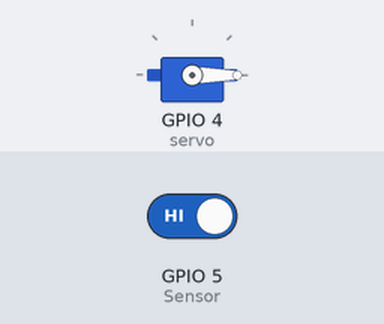
A sketch run on a simulated ESP32. On the bench: servo. The inputs (shaded band) are chosen by the test bench; at power-on: GPIO 5 (Sensor) HIGH. What the sketch prints to the serial monitor is not drawn.

Above: at 1.2 s.
1.3 s: GPIO 5 (Sensor) driven LOW
At 2.5 s:
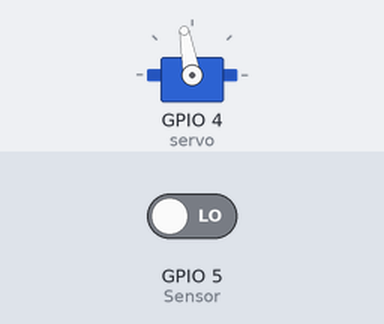
2.8 s: GPIO 5 (Sensor) driven HIGH
At 3.7 s:
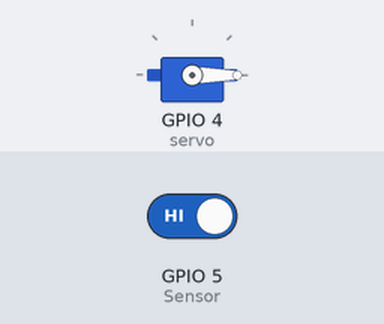
Timing chart, 0 to 5.8 s (numbered marks = the images above; inputs shaded):
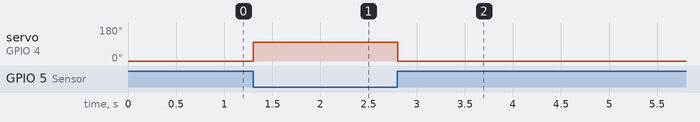

The sketch:

ServoTracking.ino
```cpp
#include <ESP32Servo.h>

#define Sensor 5
#define servo 4

Servo myservo;

void setup() {
  Serial.begin(9600);
  myservo.attach(servo);
  pinMode(Sensor, INPUT);
}

void loop() {
  bool value = digitalRead(Sensor);
  Serial.println(value);

  if(value == 0){
    myservo.write(100);
  }else{
    myservo.write(0);
  }

}
```

Measured:
- after the input at 1.3 s, servo on GPIO 4 (servo): 0° → 100° at once
- after the input at 2.8 s, servo on GPIO 4 (servo): 100° → 0° at once
